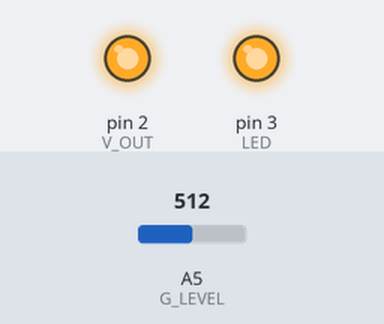
This sketch was run on a simulated Arduino Uno, built with avr-gcc and run on an emulated ATmega328P. Shown: output pins drawn as LEDs (lit = HIGH). The test bench sets the inputs (shaded band); at power-on: A5 (G_LEVEL) = 512.

Above: at 1.85 s.
At 6.9 s:
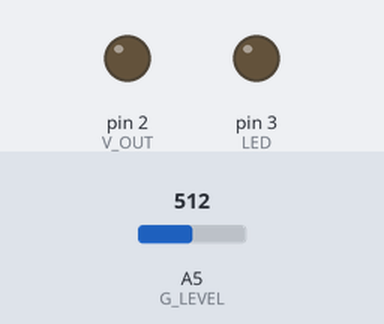
Timing chart, 0 to 14.9 s (numbered marks = the images above):
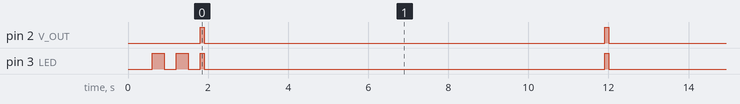

The sketch:

CGM_data.ino
```cpp
/*
 * Code for CGM
 * ENGR 490, Winter 2015
 *
 *
 * Paul Giessner (EECS)
 * giessnerl@umich.edu
 * Ryan Lanigan (MSE)
 * rlanigan@umich.edu
 * April 14, 2015
 *
 */

#include <SoftwareSerial.h>

// Bluetooth communication setup
const int bluetoothTx = 10;  // TX-O pin of bluetooth mate, Arduino D2
const int bluetoothRx = 11;  // RX-I pin of bluetooth mate, Arduino D3
SoftwareSerial bluetooth(bluetoothTx, bluetoothRx);

//Variable for bluetooth communication
String data = "";

//Timing variables
const int glucose_read_time = 100; //100 miliseconds
const int btooth_read_time = 1000; //1 second
const int full_cycle = 15000;   //15 seconds
int iteration = 0;

//Running every 5 minutes - for validation, 10 seconds
//Saves 2 hours of CGM data to send to the pump (5 min * 24 = 120 minutes)
int calibration = 0; //When calibrating use this as a temp value
int saved_data[24];  //Array of data to be saved
int index = 0;       //Point to begin reading from (read down to 0)
int lost_data = 0;   //Number of data points lost

//Variables for connection establishment
int max_wait = 0; //MUST!!! (max_wait*btooth_read_time) < full_cycle

//Variable for glucose readings
const int V_OUT = 2; //Output pin
const int LED = 3;
const int G_LEVEL = A5;  //Analog Input

// insulin range
const int toLOW = 60;
const int toHIGH = 250;

int val = 0; //Variable for Analog signal

byte serialA;

/////////////////////////////////////////////////////////////////SETUP
void setup()
{
  Serial.begin(9600);  // Begin the serial monitor at 9600bps
  bluetooth.begin(9600);  // Begin the bluetooth module baud rate
      //Need to build some sort of initialization proceedure
  //Glucose reading i/o pins
  pinMode(V_OUT, OUTPUT);
  pinMode(LED, OUTPUT);
  pinMode(G_LEVEL, INPUT);

  delay(300); digitalWrite(LED, LOW);
  delay(300); digitalWrite(LED, HIGH);
  delay(300); digitalWrite(LED, LOW);
  delay(300); digitalWrite(LED, HIGH);
  delay(300); digitalWrite(LED, LOW);
  delay(300); digitalWrite(LED, HIGH);
}

////////////////////////////////////////////////////////////////LOOP
void loop()   // 10 seconds between readings
{
  //Read Glucose
  //read_glucose();
  //Sends data (if possible)
  //send_data();
  //Calibrates (if possible)
  //if(iteration > 143){
  //  calibrate();
  //}
  //Wait for rest of a full cycle and rest parameters
  //delay(full_cycle - (max_wait*btooth_read_time));
  //max_wait = 0;
  //++iteration;


  digitalWrite(LED, HIGH); // indicate data is being sent
  data = String(read_glucose()); // get reading
  data += 'x';  // add character so pump can know at what point the transmission ends.

  // send data
  bluetooth.print(data);
  digitalWrite(LED, LOW);

  // delay interval between data transmission
  delay(10000);

}

// returns measurement - for validation, resistance of saline solution
int read_glucose(){
  digitalWrite(V_OUT, HIGH); //Sends voltage
  delay(glucose_read_time);  //Length of time for signal to be sent through the system
  val = analogRead(G_LEVEL); //Reads in the
  digitalWrite(V_OUT, LOW);  //Stops voltage

  // map the reading from (0, 1023) to predefined glucose ranges
  map(val, 0, 1023, toLOW, toHIGH);

  saved_data[index] = val;

  // data storage
  if(index == 23){
    index = 0;
    ++lost_data;
  }
  else{
    ++index;
    if(lost_data > 0) ++lost_data;
  }

  return val;
}
```

Measured:
- by itself, pin 2 (V_OUT): alternates HIGH for 0.10 s and LOW for 10.0 s
- by itself, pin 3 (LED): goes LOW 0.30 s, HIGH 0.30 s, LOW 0.30 s, 12 × (HIGH 0.10 s, LOW 10.0 s), HIGH 0.10 s, then LOW
